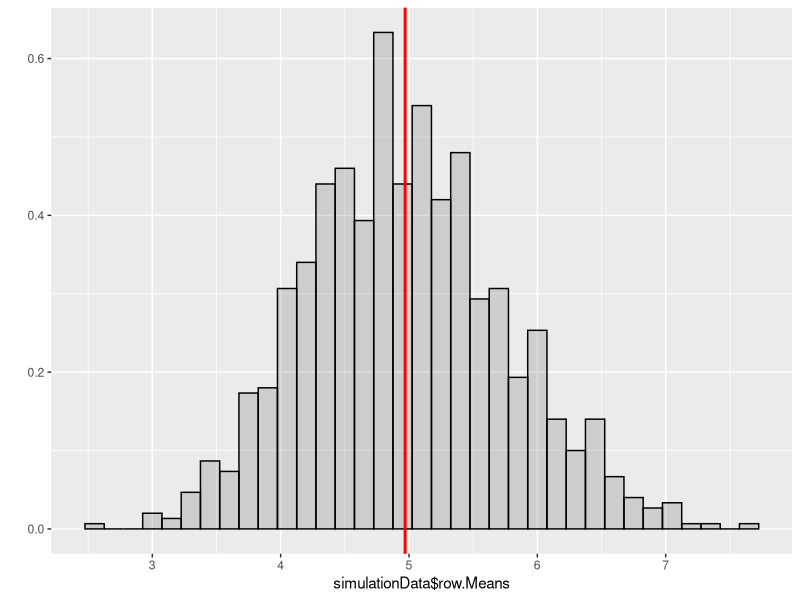
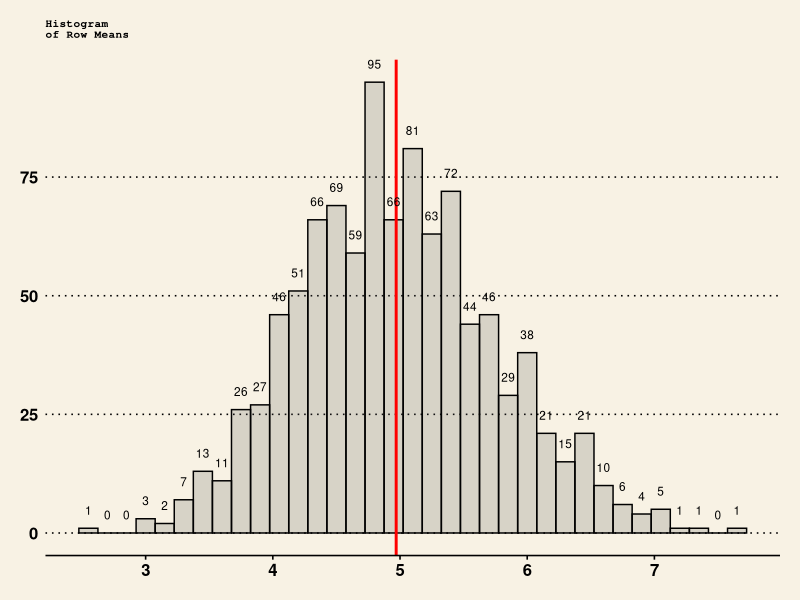
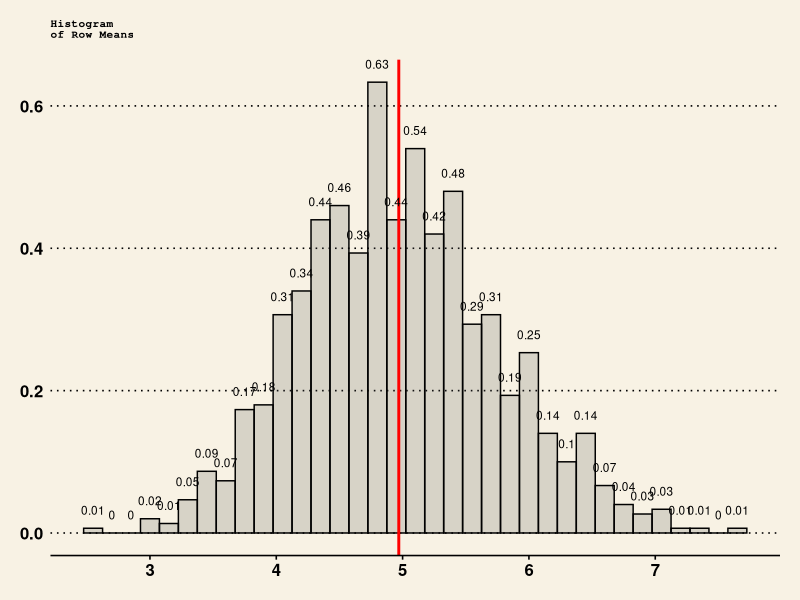

R code for these plots, in order:
## ---- chunk 1
require(knitr)
opts_chunk$set(echo = TRUE, cache=FALSE, results = "show", fig.width=10, fig.height=8)
## ---- chunk 2
setwd("~/dev/cousera/courses/06_StatisticalInference/001_Course_Work")

requiredPackages <- c("ggplot2",   # Used to plot graphics 
                      "ggthemes",  # Extra themes, scales and geoms for ggplot (Very cool!)
                      "xtable",
                      "dplyr",
                      "compare")
ipak <- function(pkg){
        new.pkg <- pkg[!(pkg %in% installed.packages()[, "Package"])]
        if (length(new.pkg))
                install.packages(new.pkg, dependencies = TRUE)
        sapply(pkg, require, character.only = TRUE)
}

ipak(requiredPackages)
## ---- chunk 3

set.seed(777)           # Define random number seed

lambda <- 0.2           # Define the rate parameter
simulationCount <- 1000 # Define the number of simulations to run
exponentialCount <- 40  # Define the sample size 

## ---- chunk 4

simulationData <- matrix(rexp(simulationCount*exponentialCount, lambda), simulationCount, exponentialCount)

## ---- chunk 5
# Calculate the row means... 
simulationData <- data.frame(simulationData) %>% mutate(row.Means = rowMeans(.[]))
head(simulationData$row.Means)

# Calculate Theoretical Mean
theoreticalMean <- 1/lambda
theoreticalSigma <- 1/lambda /sqrt(exponentialCount)

## ---- chunk 6
g <- qplot(simulationData$row.Means, geom = 'blank')   
g <- g + geom_histogram(aes(y = ..density..), alpha = 0.2, binwidth = .15,colour="black")
g <- g + geom_vline(xintercept = mean(simulationData$row.Means), colour = 'red',size=1)
print(g)


gp <- ggplot(simulationData, aes(x=row.Means)) 
gp <- gp + theme_wsj()
gp <- gp + geom_histogram(aes(y = ..count..), alpha = 0.2, binwidth = .15, colour="black", width=.2 )
gp <- gp + geom_vline(xintercept = mean(simulationData$row.Means), colour = 'red',size=1)

# One thing we want to do is show the bin count above each bar of the histogram.
# We do this by using the stat_bin() function, where we set the label to the
# count of the bin as defined by the binwidth...
gp <- gp + stat_bin(binwidth = .15,
                    aes( y = (..count..),
                         label = (..count..), 
                         ymax = max(..count..) * 1.05 ), 
                    geom  = "text", 
                    size  = 3,
                    vjust = -1.5)
gp <- gp + xlab(paste0("\n","Row Mean"))
gp <- gp + ylab(paste0("Frequency","\n"))
# Here we create a plot title across two lines...
title <- paste("Histogram")
title2 <- paste("of Row Means")
gp <- gp + ggtitle(paste0(title,"\n", title2, "\n"))
gp <- gp + theme(legend.position="none", plot.title = element_text(size=8, lineheight=.8, face="bold"))
# Now display the plot...
print(gp)

gp <- ggplot(simulationData, aes(x=row.Means)) 
gp <- gp + theme_wsj()
gp <- gp + geom_histogram(aes(y = ..density..), alpha = 0.2, binwidth = .15, colour="black", width=.2 )
gp <- gp + geom_vline(xintercept = mean(simulationData$row.Means), colour = 'red',size=1)

# One thing we want to do is show the bin count above each bar of the histogram.
# We do this by using the stat_bin() function, where we set the label to the
# count of the bin as defined by the binwidth...
gp <- gp + stat_bin(binwidth = .15,
                    aes( y = (..density..),
                         label = round(..density.., digits=2), 
                         ymax = max(..density..) * 1.05 ), 
                    geom  = "text", 
                    size  = 3,
                    vjust = -1.5)
gp <- gp + xlab(paste0("\n","Row Mean"))
gp <- gp + ylab(paste0("Frequency","\n"))
# Here we create a plot title across two lines...
title <- paste("Histogram")
title2 <- paste("of Row Means")
gp <- gp + ggtitle(paste0(title,"\n", title2, "\n"))
gp <- gp + theme(legend.position="none", plot.title = element_text(size=8, lineheight=.8, face="bold"))
# Now display the plot...
print(gp)
